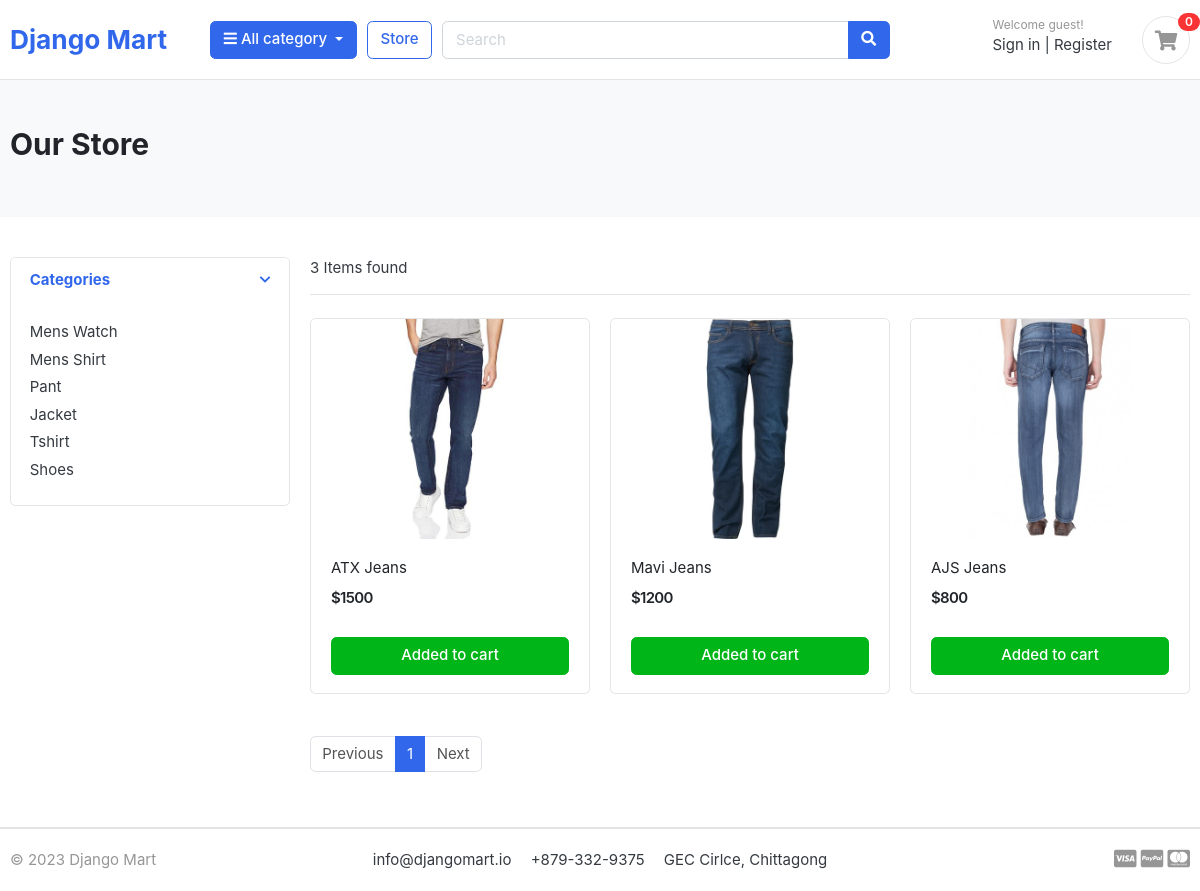
The page /store/category/pant/ on the database its author committed.
### category/models.py (models this page shows)
class Category(models.Model):
    category_name = models.CharField(max_length=50, unique=True)
    slug = models.SlugField(max_length=100, unique=True)
    description = models.TextField(max_length=255, blank=True)
    cat_image = models.ImageField(upload_to='photos/categories', blank=True)
    def __str__(self):
        return self.category_name

### store/models.py (models this page shows, shortened)
class Product(models.Model):
    product_name = models.CharField(max_length=100, unique=True)
    slug = models.SlugField(max_length=200, unique=True)
    description = models.TextField(max_length=500, blank=True)
    price = models.IntegerField()
    image = models.ImageField(upload_to='photos/products')
    stock = models.IntegerField()
    is_available = models.BooleanField(default=True)
    category = models.ForeignKey(Category, on_delete=models.CASCADE)
    created_date = models.DateTimeField(auto_now_add=True)
    modified_date = models.DateTimeField(auto_now=True)

### store/views.py (the view)
# urls.py: path('store/',include('store.urls')),
def store(request, category_slug=None):
    searchItem = request.GET.get('searchItem')
    products = Product.objects.filter(is_available=True)
    if searchItem:
        products = products.filter(product_name__icontains=searchItem)
    if category_slug:
        category = get_object_or_404(Category, slug=category_slug)
        products = products.filter(category=category)
    paginator = Paginator(products, 3)
    page = request.GET.get('page')
    paged_product = paginator.get_page(page)
    categories = Category.objects.all()
    context = {
        'products': paged_product,
        'categories': categories,
    }
    return render(request, 'store/store.html', context)

### store/templates/store/store.html
{% extends "base.html" %}
{% block content %}
<section class="section-pagetop bg">
	<div class="container">
		<h2 class="title-page">Our Store</h2>
	</div>
</section>
<section class="section-content padding-y">
	<div class="container">
		<div class="row">
			<aside class="col-md-3">
				<div class="card">
					<article class="filter-group">
						<header class="card-header">
							<a href="#" data-toggle="collapse" data-target="#collapse_1" aria-expanded="true" class="">
								<i class="icon-control fa fa-chevron-down"></i>
								<h6 class="title">Categories</h6>
							</a>
						</header>
						<div class="filter-content collapse show" id="collapse_1" style="">
							<div class="card-body">
								<ul class="list-menu">
									{% for category in categories %}
									<li><a href="{% url 'products_by_category' category.slug %}"> {{category}} </a></li>
									{% endfor %}
								</ul>
							</div>
						</div>
					</article>
				</div>
			</aside>
			<main class="col-md-9">
				<header class="border-bottom mb-4 pb-3">
					<div class="form-inline">
						<span class="mr-md-auto"> {{products | length}} Items found </span>
					</div>
				</header>
				<div class="row">
					{% for product in products %}
					<div class="col-md-4">
						<figure class="card card-product-grid">
							<div class="img-wrap">
								<img src="{{product.image.url}}">
							</div>
							<figcaption class="info-wrap">
								<div class="fix-height">
									<a href="{% url 'product_details' product.category.slug product.slug %}"
										class="title">{{product.product_name}}</a>
									<div class="price-wrap mt-2">
										<span class="price">${{product.price}}</span>
									</div>
								</div>
								<a href="{% url 'cart' %}" class="btn btn-block btn-success">Added to cart </a>
							</figcaption>
						</figure>
					</div>
					{% endfor %}
				</div>
				<nav class="mt-4" aria-label="Page navigation sample">
					<ul class="pagination">
						{% if products.has_previous %}
						<li class="page-item"><a class="page-link"
								href="?page={{products.previous_page_number}}">Previous</a>
						</li>
						{% else %}
						<li class="page-item disabled"><a class="page-link" href="#">Previous</a></li>
						{% endif %}
						{% for i in products.paginator.page_range %}
						<li class="page-item active"><a class="page-link" href="?page={{i}}">{{i}}</a></li>
						{% endfor %}
						{% if products.has_next %}
						<li class="page-item"><a class="page-link" href="?page={{products.next_page_number}}">Next</a>
						</li>
						{% else %}
						<li class="page-item disabled"><a class="page-link" href="#">Next</a></li>
						{% endif %}
					</ul>
				</nav>
			</main>
		</div>
	</div>
</section>
{% endblock content %}

### static/css/ui.css (style rules this page uses)
html { font-family: "Inter", sans-serif; font-size: 15px; }
.img-wrap { text-align: center; display: block; }
.img-wrap img { max-width: 100%; }
.price-wrap { letter-spacing: -0.7px; }
.padding-y { padding-top: 40px; padding-bottom: 40px; }
figure { margin-bottom: 0; }
article:after, .form-group:after { display: block; clear: both; content: ""; }
.bg { background-color: #f8f9fa; }
.title-page { color: #212529; }
[class*=list-] li:after { visibility: hidden; display: block; content: ""; overflow: hidden; height: 0; clear: both; }
.list-menu { list-style: none; margin: 0; padding-left: 0; }
.list-menu li { margin-bottom: 5px; }
.list-menu a { color: #343a40; }
[class*=card-product] a.title { color: #212529; display: block; }
[class*=card-product] .img-wrap { overflow: hidden; position: relative; }
[class*=card-product] .img-wrap img { height: 100%; max-width: 100%; width: auto; display: inline-block; -o-object-fit: cover; object-fit: cover; }
.card-product-grid { margin-bottom: 20px; }
.card-product-grid .img-wrap { border-radius: 0.2rem 0.2rem 0 0; height: 220px; }
.card-product-grid .info-wrap { overflow: hidden; padding: 18px 20px; }
.card-product-grid .fix-height { height: 80px; overflow: hidden; }
.card .img-wrap { overflow: hidden; }
.price { font-weight: 600; color: #212529; }
.icon-control { margin-top: 5px; float: right; font-size: 80%; }
.card-header .title { margin-bottom: 0; line-height: 1.5; }
.filter-group { border-bottom: 1px solid #e4e4e4; }
.filter-group .card-header { border-bottom: 0; }
.filter-group:last-child { border-bottom: 0; }
.section-pagetop { padding: 45px 0; }

### rows shown on the page
Category: category_name "Mens Watch"
Category: category_name "Mens Shirt"
Category: category_name "Pant"
Category: category_name "Jacket"
Category: category_name "Tshirt"
Category: category_name "Shoes"
Product: image (picture), product_name "ATX Jeans", price "1500"
Product: image (picture), product_name "Mavi Jeans", price "1200"
Product: image (picture), product_name "AJS Jeans", price "800"

### other values the page prints
{{ products | length }} "3"
{{ i }} "1"
